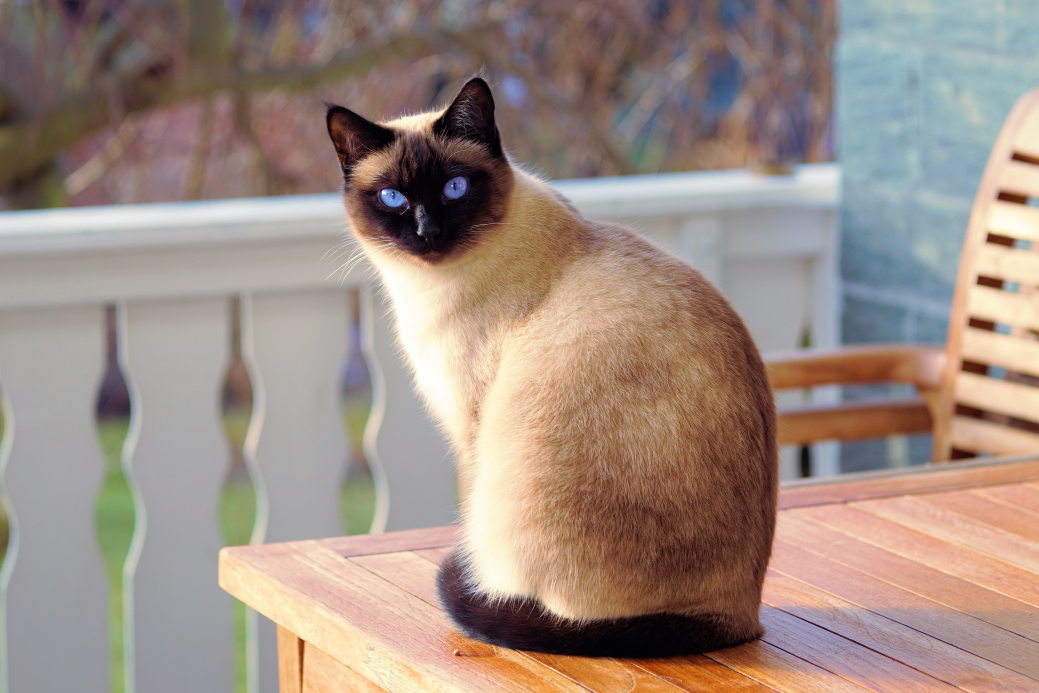
#> input picture Machine vision/cats/cat_10.jpg, 4156 x 2771 px (shown at 1/4 size); its folder holds only this picture in this run; the run also reads 1 picture not shown here
$ jupyter execute --allow-errors 'Колоквиум 2018 - 151003.ipynb'   (older library calls are emulated)
#> lines starting #> are read from the running program, lines starting #| are printed output that depends on the picture; after the words box and inside, x2 and y2 are one past the last pixel; in counts of white or black regions, pixels touching at a corner belong together
# Колоквиум 2018
## Машинска визија 2018/2019
### Андреј Јанчевски 151003

[cell 1]
import cv2
import numpy as np
from matplotlib import pyplot as plt
import glob

[cell 2]
def display_image(img):
    if len(img.shape) > 2:
        img_to_show = cv2.cvtColor(img, cv2.COLOR_BGR2RGB)
        plt.figure()
        plt.imshow(img_to_show)
        plt.xticks([])
        plt.yticks([])
        plt.show()
    else:
        plt.figure()
        plt.imshow(img, cmap='gray')
        plt.xticks([])
        plt.yticks([])
        plt.show()

### Задача 1

[cell 3]
cats = []
for filename in glob.glob('cats/*'):
    img = cv2.imread(filename, cv2.IMREAD_COLOR)
#> img is the input picture: shape (2771, 4156, 3); mean B, G, R 130.8, 140.6, 157.8
    cats.append(cv2.resize(img, (640, 480)))

display_image(cats[0])

[cell 4]
dogs = []
for filename in glob.glob('dogs/*'):
    img = cv2.imread(filename, cv2.IMREAD_COLOR)
    dogs.append(cv2.resize(img, (640, 480)))

#> (the rest of this cell did not finish here and is left out)

[cell 5]
train_images = cats[:7]
#> train_images = 1 item
train_images.extend(dogs[:7])
train_labels = [1] * 7
train_labels.extend([0] * 7)
test_images = cats[7:]
#> test_images = []
test_images.extend(dogs[7:])
test_labels = [1] * 3
test_labels.extend([0] * 3)
print(train_labels)
print(test_labels)

[cell 6]
orb_detect = cv2.ORB_create()
orb_extract = cv2.ORB_create()
FLANN_INDEX_LINEAR = 0
FLANN_INDEX_KDTREE = 1
FLANN_INDEX_KMEANS = 2
FLANN_INDEX_COMPOSITE = 3
FLANN_INDEX_KDTREE_SINGLE = 4
FLANN_INDEX_HIERARCHICAL = 5
FLANN_INDEX_LSH = 6
FLANN_INDEX_SAVED = 254
FLANN_INDEX_AUTOTUNED = 255
index_params = dict(algorithm=FLANN_INDEX_KDTREE, trees=5)
search_params = dict(checks=100)
flann_matcher = cv2.FlannBasedMatcher(index_params, search_params)
bow_kmeans_trainer = cv2.BOWKMeansTrainer(10)
extract_bow = cv2.BOWImgDescriptorExtractor(orb_extract, flann_matcher)


def get_keypoint_features(img, display_images=False):
#> called with display_images = True
    keypoints, descriptors = orb_extract.compute(img, orb_detect.detect(img))
#> keypoints = 500 keypoints; strongest (x, y, size): (235, 133, 31), (233, 134, 31), (258, 161, 31), (186, 444, 31)
    img_with_keypoints = np.zeros(img.shape, dtype='uint8')
    cv2.drawKeypoints(
        img, keypoints, img_with_keypoints, color=(0, 127, 0), flags=0)
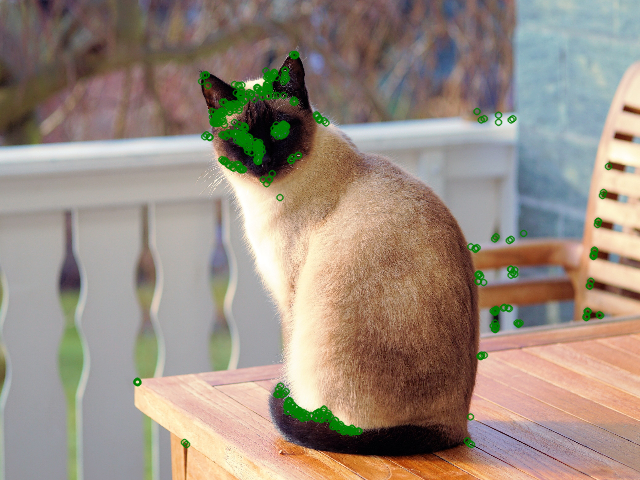
#> img_with_keypoints: shape (480, 640, 3); mean of channels 0, 1, 2 128.9, 141, 155.5; drawn as B, G, R
    if display_images:
        display_image(img_with_keypoints)
    return keypoints, descriptors


get_keypoint_features(train_images[0], True)[1]

[cell 7]
# [29 lines left out: function match_keypoints, not called in this run]


#> (the rest of this cell did not finish here and is left out)

[cell 8]
# [6 lines left out: function classify_image_by_keypoints, not called in this run]


correct_predictions = 0
#> correct_predictions = 0
for i, test_image in enumerate(test_images):
    print("Classifying: " + str(i))
    prediction = classify_image_by_keypoints(test_image)
    if prediction == test_labels[i]:
        correct_predictions += 1
#> this loop made 0 passes
#> after the loop, correct_predictions = 0

#> (the rest of this cell did not finish here and is left out)

### Задача 2

[cell 9]
slika = cv2.imread("slika_zad3.jpg", cv2.IMREAD_COLOR)
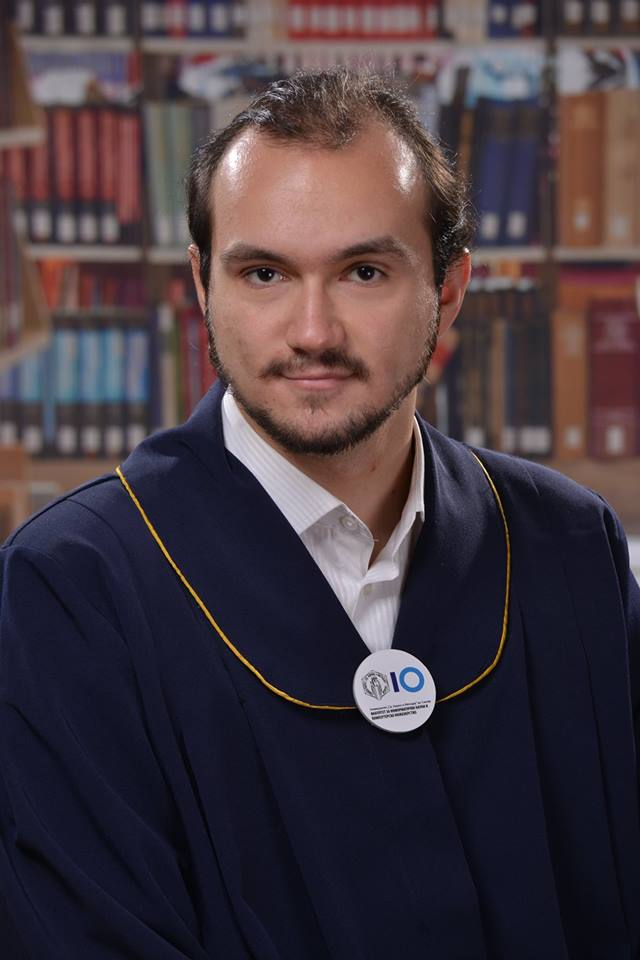
#> input picture Machine vision/slika_zad3.jpg, 640 x 960 px
#> slika is the input picture: shape (960, 640, 3); mean B, G, R 64.2, 57.3, 69.4
slika = cv2.resize(slika, (480, 640))
#> slika: shape (640, 480, 3)
display_image(slika)
lice = slika[80:320, 140:340]
display_image(lice)

[cell 10]
def find_object_by_template_matching(img, template):
    res = cv2.matchTemplate(img, template, cv2.TM_CCORR_NORMED)
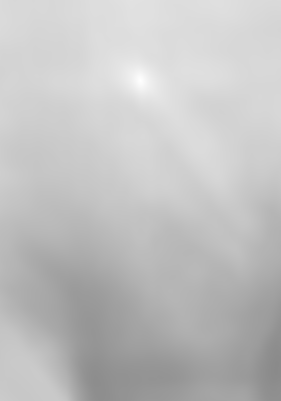
#> res: shape (401, 281) float32; min 0.544, max 1, mean 0.759
    min_val, max_val, min_loc, max_loc = cv2.minMaxLoc(res)
#> min_val = 0.544; max_val = 1; min_loc = (276, 364); max_loc = (140, 80)
    template_width, template_height, _ = template.shape
#> template_width = 240; template_height = 200
    img_to_draw = np.copy(img)
    cv2.rectangle(img_to_draw, (max_loc[0], max_loc[1]),
                  (max_loc[0] + template_width, max_loc[1] + template_height),
                  (255, 0, 0), 3)
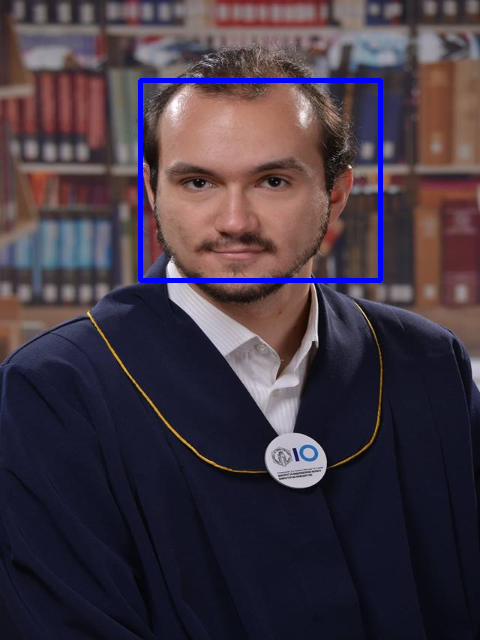
#> img_to_draw: shape (640, 480, 3); mean B, G, R 66.7, 56.2, 68
    display_image(img_to_draw)
    return max_loc


find_object_by_template_matching(slika, lice)
#> Out = (140, 80)

[cell 11]
def get_edges(img, display_images=False):
#> called with display_images = True
    img_gray = cv2.cvtColor(img, cv2.COLOR_BGR2GRAY)
    img_gray = cv2.GaussianBlur(img_gray, (11, 11), 0)
    sobel_h = np.array([[-1, 0, 1], [-2, 0, 2], [-1, 0, 1]])
    sobel_v = np.array([[-1, -2, -1], [0, 0, 0], [1, 2, 1]])
    h_edges = cv2.filter2D(img_gray, ddepth=-1, kernel=sobel_h)
    v_edges = cv2.filter2D(img_gray, ddepth=-1, kernel=sobel_v)
    edges = cv2.bitwise_or(h_edges, v_edges)
    edges = cv2.GaussianBlur(edges, (3, 3), 0)
    #edges = cv2.adaptiveThreshold(edges, 255, cv2.ADAPTIVE_THRESH_GAUSSIAN_C, cv2.THRESH_BINARY, 11, 2)
    _, edges = cv2.threshold(edges, 0, 255, cv2.THRESH_OTSU)
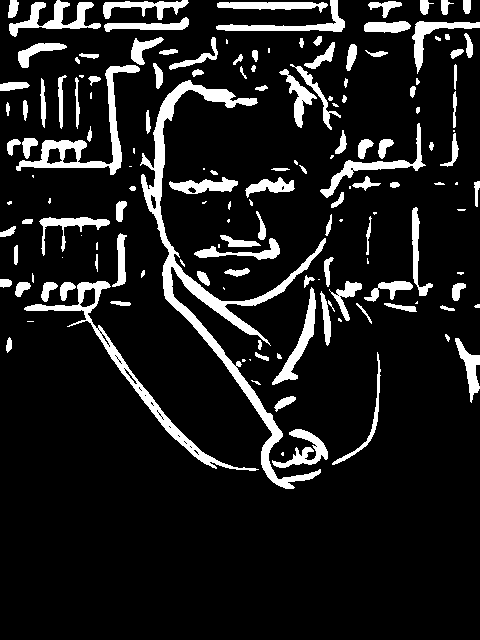
#> edges: shape (640, 480); 11.8% white; 157 white regions (42 under 20 px), largest, box (x1, y1, x2, y2) and area: (140, 80, 326, 489) 7021, (24, 281, 259, 471) 2555, (16, 65, 140, 175) 2106
    if display_images:
        display_image(edges)
    return edges


def find_object_by_contours(img, obj):
    img_edges = get_edges(img, True)
    obj_edges = get_edges(obj, True)
#> call 2 of get_edges, with display_images = True
#> in get_edges (call 2), `_, edges = cv2.threshold(edges, 0, 255, cv2.THRESH_OTSU)`:
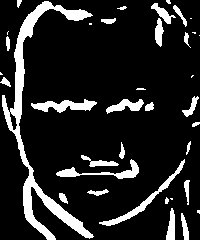
#> edges: shape (240, 200); 14% white; 37 white regions (11 under 20 px)
    img_edges, img_contours, _ = cv2.findContours(img_edges, cv2.RETR_LIST,
                                                  cv2.CHAIN_APPROX_SIMPLE)
#> img_contours = 203 contours, 99 with area under 20; largest, box (x1, y1, x2, y2) and area: (140, 80, 326, 489) 6255, (24, 281, 259, 471) 2514, (16, 65, 140, 175) 2166, (9, 0, 101, 37) 1011, (320, 123, 426, 198) 885
    obj_edges, obj_contours, _ = cv2.findContours(obj_edges, cv2.RETR_LIST,
                                                  cv2.CHAIN_APPROX_SIMPLE)
#> obj_contours = 38 contours, 16 with area under 20; largest, box (x1, y1, x2, y2) and area: (2, 1, 94, 240) 2847, (99, 159, 185, 226) 435, (31, 99, 97, 113) 415, (56, 159, 139, 179) 352, (106, 99, 144, 114) 240
    img_best_contours = []
    for contour in obj_contours:
        img_best_contours.append(
            min(img_contours,
                key=lambda x: cv2.matchShapes(x, contour, 1, 0.0)))
#> this loop made 38 passes
#> contour on passes 4, 22, 23, 25, 28, 29, 30: [[170, 198], [171, 199], [172, 199], [172, 198]], [[192, 75], [191, 76], [191, 77], [193, 75]], [[0, 72], [0, 74], [2, 74]], [[199, 35]], [[8, 31], [7, 32], [7, 34], [7, 32]], [[89, 23], [89, 24], [91, 24], [91, 23]], [[190, 18], [191, 18]]
#> after the loop, img_best_contours = 38 contours, 21 with area under 20; largest, box (x1, y1, x2, y2) and area: (245, 177, 295, 198) 426, (245, 177, 295, 198) 426, (112, 233, 127, 287) 332, (320, 291, 331, 346) 245, (220, 235, 261, 247) 196
    img_to_draw = np.copy(img)
    cv2.drawContours(img_to_draw, img_best_contours, -1, (0, 0, 255), 3)
#> img_to_draw: shape (640, 480, 3); mean B, G, R 62.9, 56.1, 71.6
    display_image(img_to_draw)


find_object_by_contours(slika, lice)

Подобри резултати се добија со template matching бидејќи објектот веќе постоеше во сликата а препознавањето со контури зависи од квалитетот на препознаените рабови.

### Задача 3

[cell 12]
# [10 lines left out: function white_balance, not called in this run]

[cell 13]
# [8 lines left out: function adaptive_histogram_equalization, not called in this run]

[cell 14]
slika=cv2.imread("slika_zad3.jpg", cv2.IMREAD_COLOR)
display_image(slika)
slika_lab=cv2.cvtColor(slika, cv2.COLOR_BGR2LAB)
#> slika_lab: shape (960, 640, 3); mean of channels 0, 1, 2 63.3, 135.4, 125.4

[cell 15]
def getSkinPixelsHSV(img):
    img_hsv=cv2.cvtColor(img, cv2.COLOR_BGR2HSV)
#> img_hsv: shape (960, 640, 3); mean H, S, V 91, 95.8, 79.1
    h, s, v = cv2.split(img_hsv)
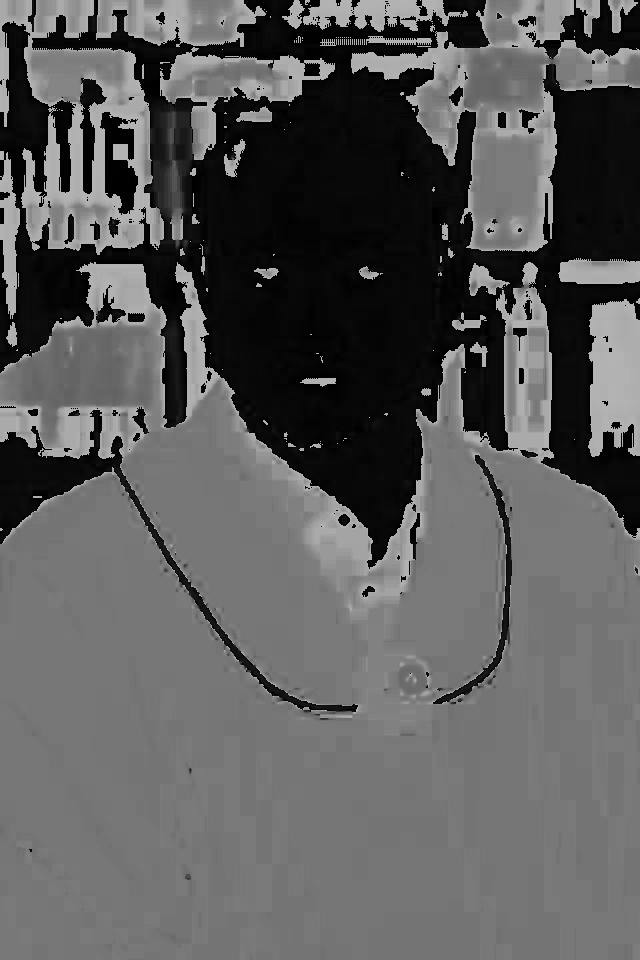
#> h: shape (960, 640); min 0, max 179, mean 91
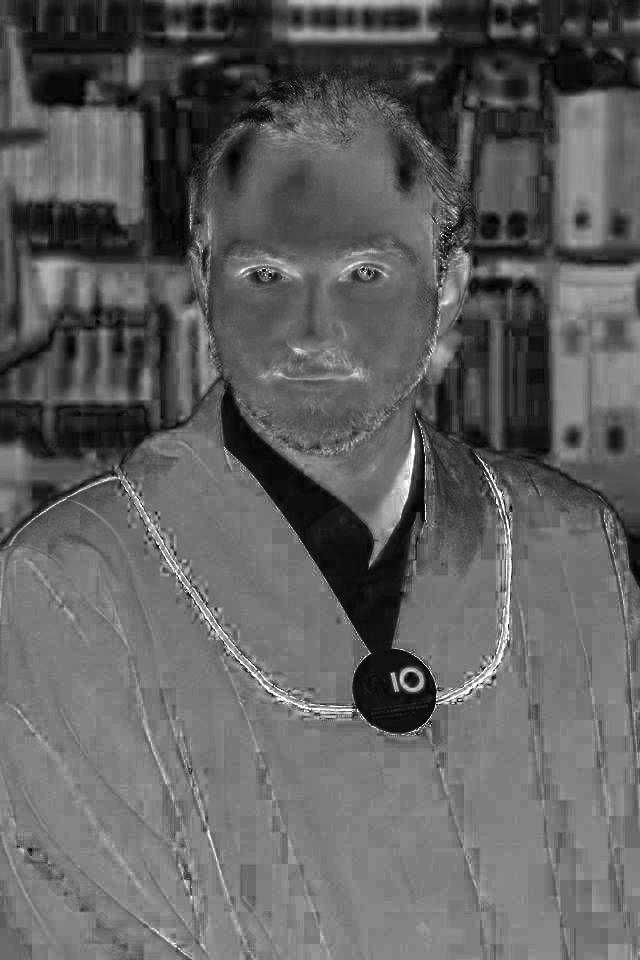
#> s: shape (960, 640); min 0, max 255, mean 95.8
    face_mask_hue = cv2.inRange(h, 0, 20) + cv2.inRange(h, 160, 180)
#> face_mask_hue: shape (960, 640); 40.5% white; 62 white regions (41 under 20 px), largest, box (x1, y1, x2, y2) and area: (0, 0, 640, 601) 228763, (0, 405, 126, 544) 9714, (504, 0, 640, 72) 6105
    face_mask_saturation = cv2.inRange(s, 48, 150)
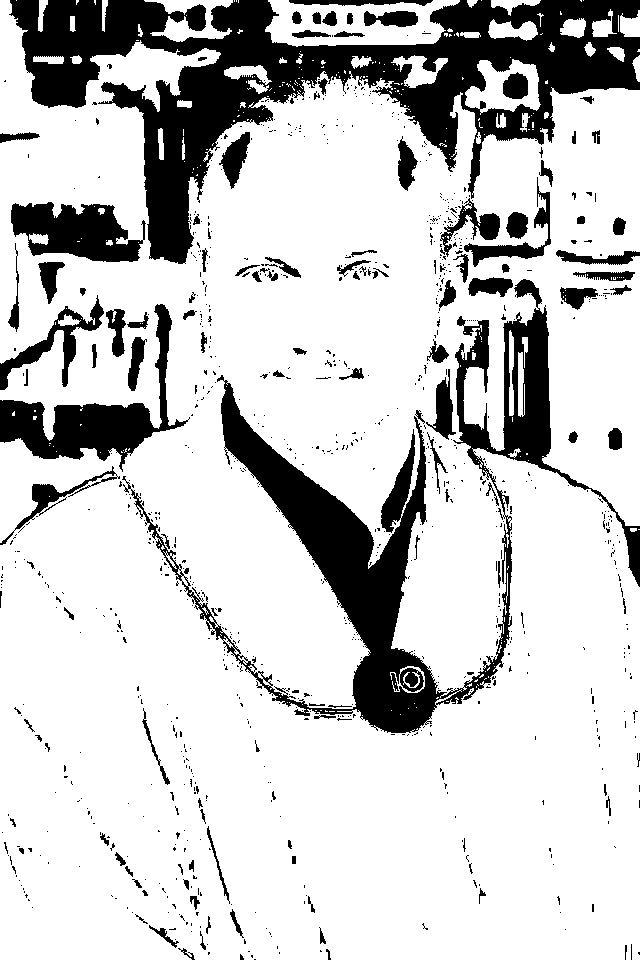
#> face_mask_saturation: shape (960, 640); 79.5% white; 949 black regions (825 under 20 px), largest, box (x1, y1, x2, y2) and area: (9, 0, 640, 264) 53287, (122, 279, 640, 733) 35307, (0, 304, 190, 472) 8002
    face_mask_value = cv2.inRange(v, 140, 255)
#> face_mask_value: shape (960, 640); 13.1% white; 480 white regions (387 under 20 px), largest, box (x1, y1, x2, y2) and area: (208, 120, 438, 433) 40718, (304, 386, 436, 732) 12006, (222, 387, 373, 539) 5665
    face_mask = cv2.bitwise_and(face_mask_hue, face_mask_saturation)
#> face_mask: shape (960, 640); 29.8% white; 434 white regions (385 under 20 px), largest, box (x1, y1, x2, y2) and area: (0, 0, 640, 569) 162179, (265, 0, 460, 47) 5646, (0, 438, 125, 543) 5109
    face_mask = cv2.bitwise_and(face_mask, face_mask_value)
#> face_mask: shape (960, 640); 7.4% white; 386 white regions (335 under 20 px), largest, box (x1, y1, x2, y2) and area: (208, 120, 437, 433) 39192, (122, 139, 133, 205) 523, (484, 256, 521, 280) 458
    face_mask = cv2.medianBlur(face_mask, 31)
#> face_mask: shape (960, 640); 6.5% white; 1 white region, box (x1, y1, x2, y2) and area: (204, 126, 431, 430) 40048
    face_mask = cv2.morphologyEx(
        face_mask, op=cv2.MORPH_OPEN, kernel=(15, 15), iterations=2)
#> face_mask: shape (960, 640); 6.5% white; 1 white region, box (x1, y1, x2, y2) and area: (204, 128, 431, 432) 40048
    h = cv2.bitwise_and(h, face_mask)
    s = cv2.bitwise_and(s, face_mask)
    v = cv2.bitwise_and(v, face_mask)
    img_hsv_masked = cv2.merge((h, s, v))
#> img_hsv_masked: shape (960, 640, 3); mean H, S, V 0.5, 6, 11.1
    img_result = cv2.cvtColor(np.uint8(img_hsv_masked), cv2.COLOR_HSV2BGR)
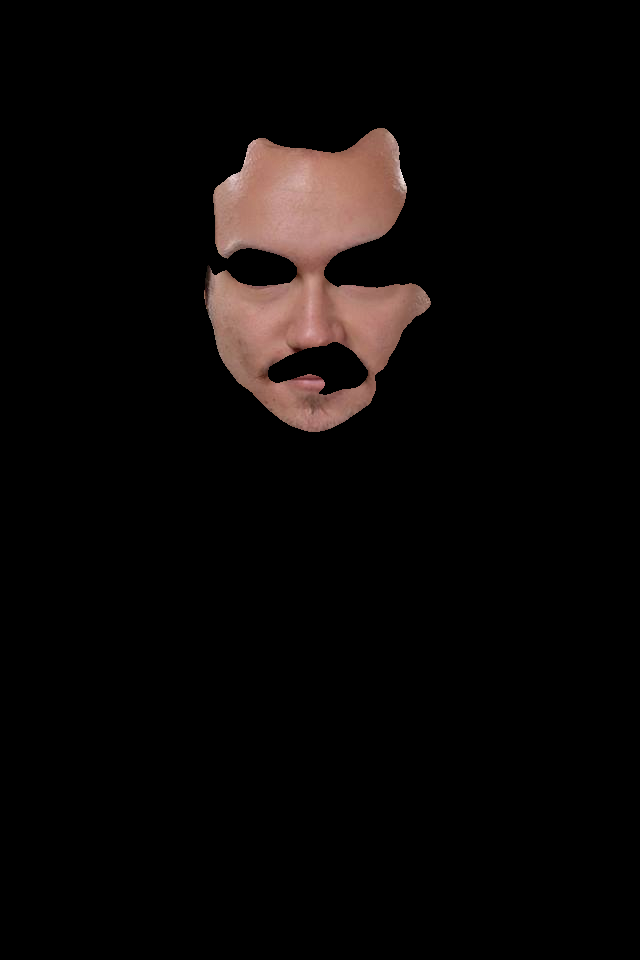
#> img_result: shape (960, 640, 3); mean B, G, R 7.1, 7.9, 11.1
    return img_result

[cell 16]
display_image(getSkinPixelsHSV(slika))

[cell 17]
def getSkinPixelsLAB(img):
    img_lab = cv2.cvtColor(img, cv2.COLOR_BGR2LAB)
    l, a, b = cv2.split(img_lab)
    print(cv2.minMaxLoc(a))
#| (115.0, 169.0, (216, 638), (465, 270))
    print(cv2.minMaxLoc(b))
#| (80.0, 191.0, (414, 689), (257, 673))
    print(cv2.minMaxLoc(l))
#| (0.0, 255.0, (447, 227), (232, 155))
    face_mask_a = cv2.inRange(a, 140, 168)
    face_mask_b = cv2.inRange(b, 125, 189)
    face_mask_l = cv2.inRange(l, 115, 255)
    face_mask = cv2.bitwise_and(face_mask_a, face_mask_b)
    face_mask = cv2.bitwise_and(face_mask, face_mask_l)
    face_mask = cv2.medianBlur(face_mask, 31)
    face_mask = cv2.morphologyEx(
        face_mask, op=cv2.MORPH_OPEN, kernel=(15, 15), iterations=2)
    l = cv2.bitwise_and(l, face_mask)
    a = cv2.bitwise_and(a, face_mask)
    b = cv2.bitwise_and(b, face_mask)
    img_lab_masked = cv2.merge((l, a, b))
    img_result = cv2.cvtColor(np.uint8(img_lab_masked), cv2.COLOR_LAB2BGR)
    return img_result

[cell 18]
display_image(getSkinPixelsLAB(slika))

### Задача 4

[cell 19]
jabolko = cv2.imread("slika_zad4.jpg", cv2.IMREAD_COLOR)
jabolko = cv2.resize(jabolko, (640, 480))
display_image(jabolko)

[cell 20]
jabolko_gray=cv2.cvtColor(jabolko, cv2.COLOR_BGR2GRAY)
threshold, jabolko_thresholded = cv2.threshold(jabolko_gray, 0, 255, cv2.THRESH_OTSU)
#> threshold = 175
print(threshold)
#| 175.0
display_image(jabolko_thresholded)

[cell 21]
jabolko_fft = np.fft.fft2(jabolko_gray)
fshift = np.fft.fftshift(jabolko_fft)
magnitude_spectrum = 20 * np.log(np.abs(fshift))
display_image(magnitude_spectrum)
width, height = magnitude_spectrum.shape
#> width = 480; height = 640
filter_size = 100
magnitude_spectrum[(width // 2 - filter_size):(width // 2 + filter_size), (
    height // 2 - filter_size):(height // 2 + filter_size)] = 0
display_image(magnitude_spectrum)
fshift[(width // 2 - filter_size):(width // 2 + filter_size), (
    height // 2 - filter_size):(height // 2 + filter_size)] = 0
f_ishift = np.fft.ifftshift(fshift)
img_back = np.fft.ifft2(f_ishift)
img_back = np.abs(img_back)
img_back = np.array(img_back, dtype='uint8')
threshold, jabolko_segmented_2 = cv2.threshold(img_back, 0, 255,
                                               cv2.THRESH_OTSU)
#> threshold = 6
display_image(jabolko_segmented_2)
